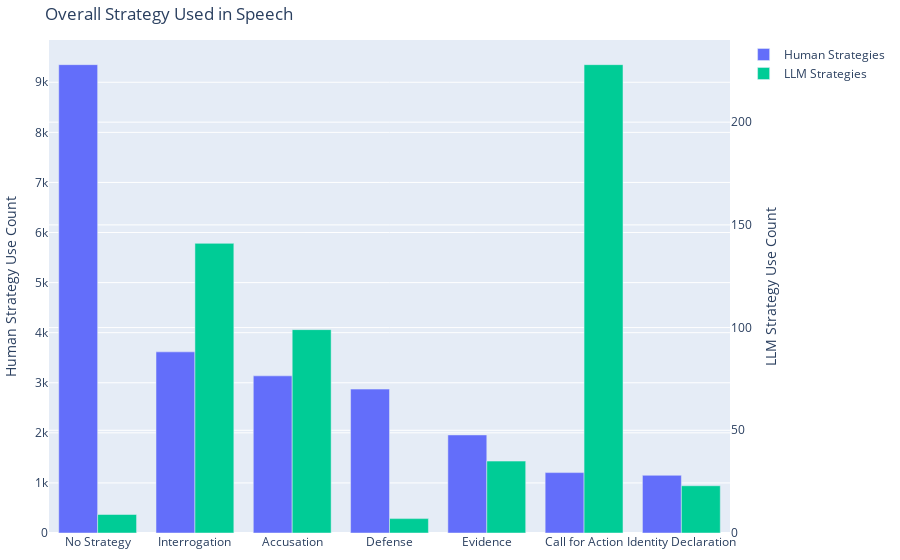

Write notebook code for a chart like this one.
### Markdown cell above
### Strategies used

### Code cell
## Overall strategy used bar plot
hum_strats = hum_text_df["strategy"].explode().value_counts().reset_index()
llm_strats = llm_text_df["strategy"].explode().value_counts().reset_index()

fig = go.Figure(
    data=[
        go.Bar(name='Human Strategies', x=hum_strats["strategy"], y=hum_strats["count"], yaxis='y', offsetgroup=1),
        go.Bar(name='LLM Strategies', x=llm_strats["strategy"], y=llm_strats["count"], yaxis='y2', offsetgroup=2),
    ],
    layout={
        'yaxis': {'title': 'Human Strategy Use Count'},
        'yaxis2': {'title': 'LLM Strategy Use Count', 'overlaying': 'y', 'side': 'right'},
        "title": "Overall Strategy Used in Speech"
    }
)
# Change the bar mode
fig.update_layout(barmode='group', height=400)
fig.show()

### Figure 1 — Plotly figure (JSON) as saved in the notebook; plotly's stock layout.template omitted (floating-point values rounded to 4 significant figures)
{"data": [{"name": "Human Strategies", "offsetgroup": "1", "type": "bar", "x": ["No Strategy", "Interrogation", "Accusation", "Defense", "Evidence", "Call for Action", "Identity Declaration"], "y": [9352, 3617, 3138, 2873, 1958, 1206, 1152], "yaxis": "y"}, {"name": "LLM Strategies", "offsetgroup": "2", "type": "bar", "x": ["Call for Action", "Interrogation", "Accusation", "Evidence", "Identity Declaration", "No Strategy", "Defense"], "y": [228, 141, 99, 35, 23, 9, 7], "yaxis": "y2"}], "layout": {"autosize": true, "barmode": "group", "title": {"text": "Overall Strategy Used in Speech"}, "xaxis": {"autorange": true, "range": [-0.5, 6.5], "type": "category"}, "yaxis": {"autorange": true, "range": [0, 9844.0], "title": {"text": "Human Strategy Use Count"}, "type": "linear"}, "yaxis2": {"autorange": true, "overlaying": "y", "range": [0, 240], "side": "right", "title": {"text": "LLM Strategy Use Count"}, "type": "linear"}}}
